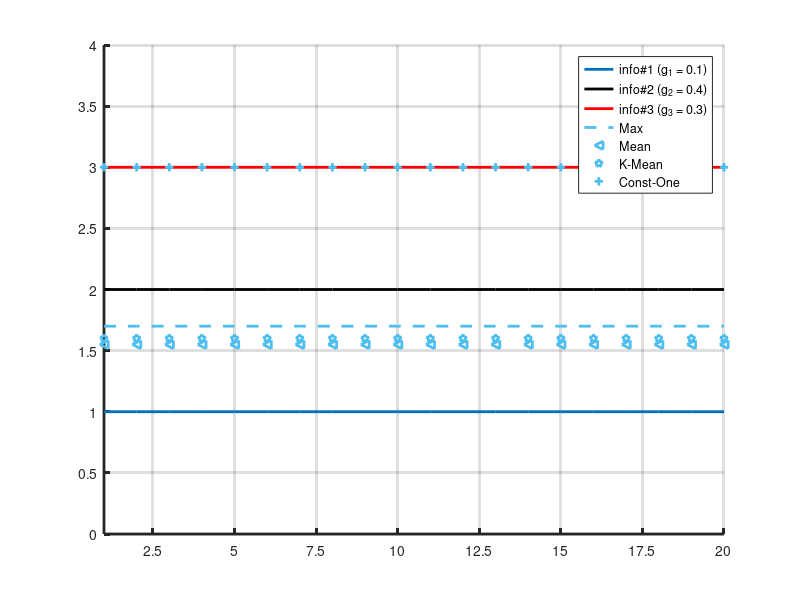

The MATLAB source for this figure:
clc, close all, clear
a = ones(1, 20);
b = ones(1, 20) * 2;
c = ones(1, 20) * 3;
m = [0.1, 0.4, 0.3];

% m = {'-','--','*','x','+','-.','^','v','>','<','p','h'};
% figure('units','normalized','outerposition',[0 0 1 1])
figure, grid on, ylim([0, 4]), xlim([1, length(a)]);
set(gca, 'Xtick', 0:20/8:10000)
set(gca, 'Ytick', 0:.5:10000)
set(gca, 'LineWidth', 2);
hold on;

plot(a, 'LineWidth', 2);
plot(b, 'k', 'LineWidth', 2);
plot(c, 'r', 'LineWidth', 2);
% max
plot((a - 0) * 1 + (b - a) * max(m(1:2)) + (c - b) * m(3), '--', 'Color', [0.3010    0.7450    0.9330], 'LineWidth', 2);
% mean
plot((a - 0) * 1 + (b - a) * mean(m(1:2)) + (c - b) * m(3), '<', 'Color', [0.3010    0.7450    0.9330], 'LineWidth', 2);
% k-mean
plot((a - 0) * 1 + (b - a) * (2 * max(m(1:2)) + min(m(1:2))) / 3 + (c - b) * m(3), 'p', 'Color', [0.3010    0.7450    0.9330], 'LineWidth', 2);
% const-one
plot((a - 0) * 1 + (b - a) * 1 + (c - b) * 1, '+', 'Color', [0.3010    0.7450    0.9330], 'LineWidth', 2);

legend('info#1 (g_1 = 0.1)', 'info#2 (g_2 = 0.4)', 'info#3 (g_3 = 0.3)', 'Max', 'Mean', 'K-Mean', 'Const-One')